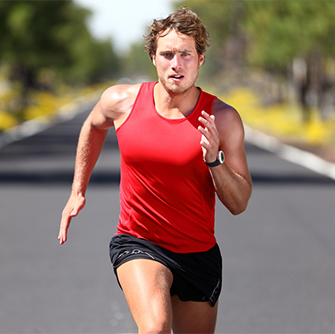
#> input picture test.jpg, 335 x 334 px, given in place of the camera
$ python new_approach.py   (Python 2 division)   (older library calls are emulated)
#> lines starting #> are read from the running program, lines starting #| are printed output that depends on the picture; after the words box and inside, x2 and y2 are one past the last pixel; in counts of white or black regions, pixels touching at a corner belong together
import cv2
import numpy as np
import time
import functions as f
cap = cv2.VideoCapture(0)
clahe = cv2.createCLAHE(clipLimit=2.0, tileGridSize=(8,8))
bg_sub = cv2.bgsegm.createBackgroundSubtractorMOG()
while( cap.isOpened() ) :
    last_time=time.time()
    ret,img = cap.read()    #capturing frame
#> img is the input picture: shape (334, 335, 3); mean B, G, R 100.1, 112.1, 140.1
########### pre processing #################
    hsv_img = cv2.cvtColor(img,cv2.COLOR_BGR2HSV)   #converting to hsv for bg filtering
#> hsv_img: shape (334, 335, 3); mean H, S, V 77, 81.1, 142.9
    ORANGE_MIN = np.array([0, 0, 0],np.uint8)
    ORANGE_MAX = np.array([255, 60, 255],np.uint8)
    hsv_img = cv2.inRange(hsv_img, ORANGE_MIN, ORANGE_MAX)
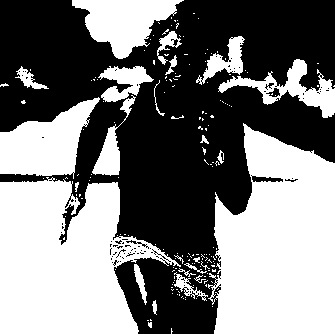
#> hsv_img: shape (334, 335); 48.4% white; 176 white regions (151 under 20 px), largest, box (x1, y1, x2, y2) and area: (208, 123, 335, 334) 20323, (0, 177, 181, 334) 18747, (0, 97, 100, 179) 4560
    res = cv2.bitwise_and(img,img, mask= hsv_img)   #masking image to remove bg
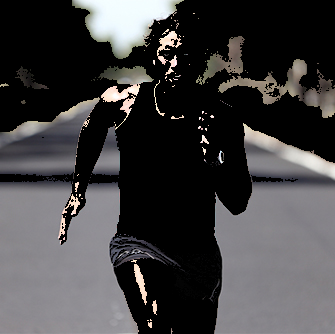
#> res: shape (334, 335, 3); mean B, G, R 66.3, 65.2, 66.4
    gray=cv2.cvtColor(res,cv2.COLOR_BGR2GRAY)   #converting to grayscale
    gray = clahe.apply(gray)        #histogram normalisation
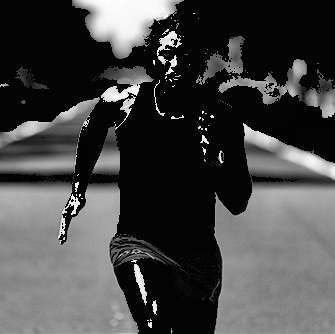
#> gray: shape (334, 335); min 2, max 255, mean 69.6
    gray = cv2.GaussianBlur(gray,(7,7),0)   #filtering to remove noise
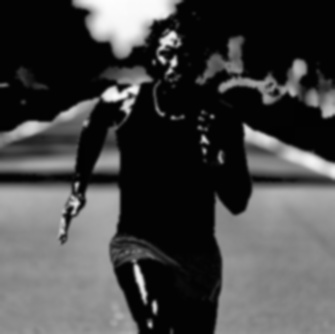
#> gray: shape (334, 335); min 2, max 253, mean 69.6
    ret,thresh1 = cv2.threshold(gray,50,255,cv2.THRESH_BINARY)
#> thresh1: shape (334, 335); 47.6% white; 30 white regions (10 under 20 px), largest, box (x1, y1, x2, y2) and area: (214, 123, 335, 334) 20040, (0, 182, 159, 334) 18922, (0, 66, 153, 174) 5460
    thresh1 = cv2.erode(thresh1, None, iterations=2)
#> thresh1: shape (334, 335); 40.9% white; 21 white regions (9 under 20 px), largest, box (x1, y1, x2, y2) and area: (216, 127, 335, 334) 18851, (0, 184, 151, 334) 17374, (74, 0, 179, 57) 3184
    thresh1 = cv2.dilate(thresh1, None, iterations=2)
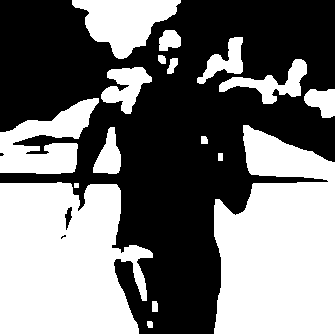
#> thresh1: shape (334, 335); 46.8% white; 17 white regions
##################################
    _,contours,heirachy= cv2.findContours(thresh1,cv2.RETR_TREE,cv2.CHAIN_APPROX_SIMPLE)
#> contours = 19 contours, 2 with area under 20; largest, box (x1, y1, x2, y2) and area: (214, 125, 335, 334) 19629, (0, 182, 153, 334) 18529, (0, 98, 99, 174) 3826, (72, 0, 181, 59) 3511, (219, 59, 307, 104) 1280
    drawing = np.zeros(img.shape,np.uint8)
    max_area=0
##### finding the biggest contour ##############
    for i in range(len(contours)):
            cnt=contours[i]
            area = cv2.contourArea(cnt)
            if(area>max_area):
                max_area=area
                ci=i
#> this loop made 19 passes
#> (area, max_area) on passes 1, 2, 4, 10: (28, 28), (48.5, 48.5), (18529, 18529), (19629, 19629)
#> area on passes 6, 8, 9, 11, 12, 13: 112.5, 39, 732.5, 3825.5, 595.5, 1200
#> after the loop, ci = 9; max_area = 19629
    cnt=contours[ci]
#> cnt = contour of 155 points, box (x1, y1, x2, y2) (214, 125, 335, 334), area 19629
    hull = cv2.convexHull(cnt)
#> hull = [[248, 125], [312, 151], [334, 162], [334, 333], [214, 333], [214, 205], [215, 199], [243, 125]]
    moments = cv2.moments(cnt)
#> moments = moments, m00 19629, centre m10/m00, m01/m00 = (278.4, 245.5)
    if moments['m00']!=0:
                cx = int(moments['m10']/moments['m00']) # cx = M10/M00
#> cx = 278
                cy = int(moments['m01']/moments['m00']) # cy = M01/M00
#> cy = 245
    centr=(cx,cy)
#> centr = (278, 245)
    cv2.circle(img,centr,5,[0,0,255],2)
#> img: shape (334, 335, 3); 0.08% of pixels changed, all inside (x1, y1, x2, y2) = (272, 239, 285, 252)
    cv2.drawContours(drawing,[cnt],0,(0,255,0),2)
    cv2.drawContours(drawing,[hull],0,(0,0,255),2)
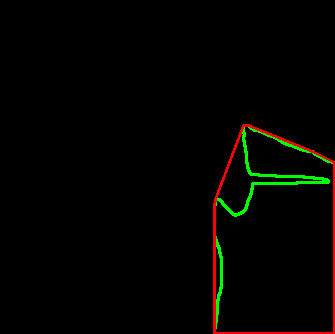
#> drawing: shape (334, 335, 3); mean of channels 0, 1, 2 0, 3, 3.3; drawn as B, G, R
    cnt = cv2.approxPolyDP(cnt,0.01*cv2.arcLength(cnt,True),True)
#> cnt = contour of 9 points, box (x1, y1, x2, y2) (214, 125, 335, 334), area 20127
    hull = cv2.convexHull(cnt,returnPoints = False)
#> hull = [8, 7, 6, 5, 0]

    if(1):
               defects = cv2.convexityDefects(cnt,hull)
#> defects = [[0, 5, 2, 25425]]
               mind=0
               maxd=0
               for i in range(defects.shape[0]):
                    s,e,f,d = defects[i,0]
                    start = tuple(cnt[s][0])
                    end = tuple(cnt[e][0])
                    far = tuple(cnt[f][0])
                    dist = cv2.pointPolygonTest(cnt,centr,True)
                    cv2.line(img,start,end,[0,255,0],2)

                    cv2.circle(img,far,5,[0,0,255],-1)
#> this loop made 1 pass
#> (s, e, f, d, start, end, far, dist) on pass 1: (0, 5, 2, 25425, (243, 125), (215, 199), (328, 181), 52.43)
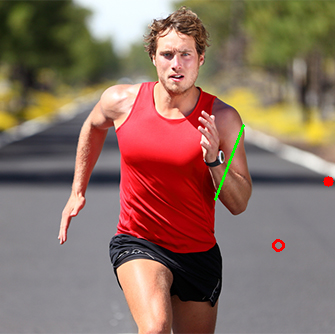
#> img: shape (334, 335, 3); mean B, G, R 99.8, 112.2, 140.1
               print(i)
#| 0
               i=0
    cv2.imshow('output',drawing)
    cv2.imshow('input',thresh1)
    print "FPS==",1.0/(time.time()-last_time)
    last_time=time.time()
    if cv2.waitKey(2) & 0xFF == ord('q'):
#> (key q is pressed here)
        break
cap.release()
cv2.destroyAllWindows()
